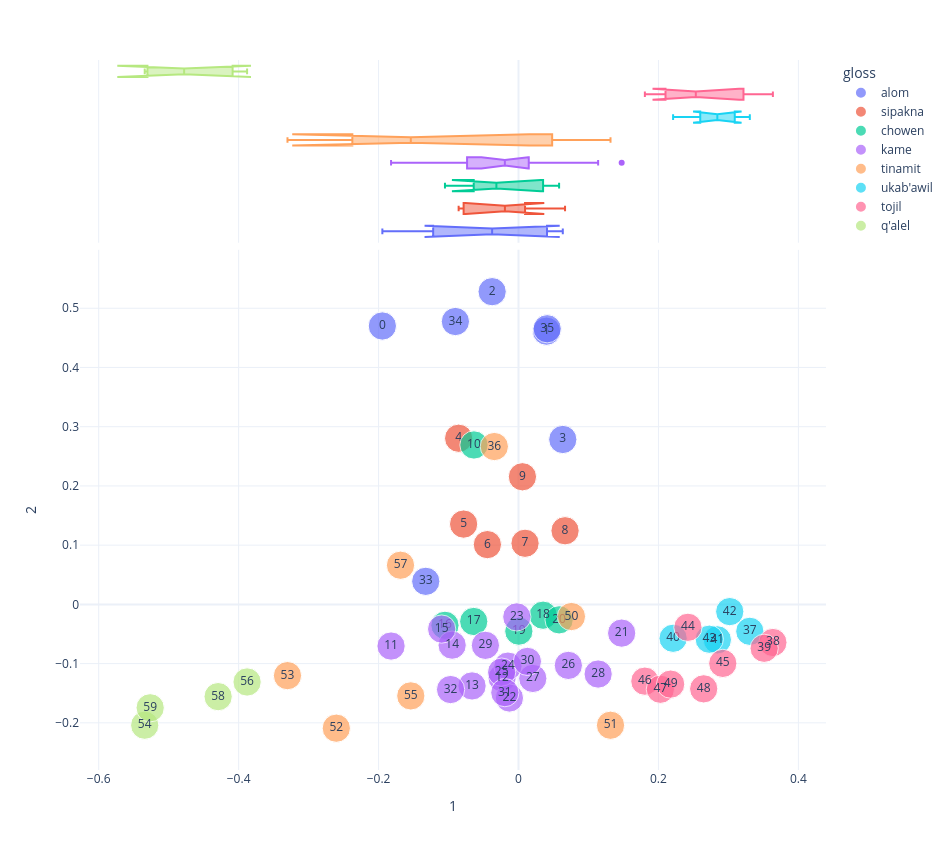

Notebook code cell kept with this figure:
### Code cell
plot_pca(1,2)

### Figure 1 — Plotly figure (JSON) as saved in the notebook; plotly's stock layout.template omitted (floating-point values rounded to 4 significant figures)
{"data": [{"hovertemplate": "gloss=alom<br>1=%{x}<br>2=%{y}<br>size=%{marker.size}<br>chunk_num=%{text}<extra></extra>", "legendgroup": "alom", "marker": {"color": "#636efa", "size": [1, 1, 1, 1, 1, 1, 1], "sizemode": "area", "sizeref": 0.0025, "symbol": "circle"}, "mode": "markers+text", "name": "alom", "orientation": "v", "showlegend": true, "text": [0.0, 1.0, 2.0, 3.0, 33.0, 34.0, 35.0], "type": "scatter", "x": [-0.1946, 0.04003, -0.03768, 0.06331, -0.1325, -0.09018, 0.04101], "xaxis": "x", "y": [0.4701, 0.4614, 0.528, 0.2784, 0.03892, 0.4776, 0.4654], "yaxis": "y"}, {"alignmentgroup": "True", "hovertemplate": "gloss=alom<br>1=%{x}<extra></extra>", "legendgroup": "alom", "marker": {"color": "#636efa", "symbol": "circle"}, "name": "alom", "notched": true, "offsetgroup": "alom", "showlegend": false, "type": "box", "x": [-0.1946, 0.04003, -0.03768, 0.06331, -0.1325, -0.09018, 0.04101], "xaxis": "x2", "yaxis": "y2"}, {"hovertemplate": "gloss=sipakna<br>1=%{x}<br>2=%{y}<br>size=%{marker.size}<br>chunk_num=%{text}<extra></extra>", "legendgroup": "sipakna", "marker": {"color": "#EF553B", "size": [1, 1, 1, 1, 1, 1], "sizemode": "area", "sizeref": 0.0025, "symbol": "circle"}, "mode": "markers+text", "name": "sipakna", "orientation": "v", "showlegend": true, "text": [4.0, 5.0, 6.0, 7.0, 8.0, 9.0], "type": "scatter", "x": [-0.08555, -0.07844, -0.04447, 0.00934, 0.06653, 0.005611], "xaxis": "x", "y": [0.2805, 0.1356, 0.1009, 0.1032, 0.1243, 0.2155], "yaxis": "y"}, {"alignmentgroup": "True", "hovertemplate": "gloss=sipakna<br>1=%{x}<extra></extra>", "legendgroup": "sipakna", "marker": {"color": "#EF553B", "symbol": "circle"}, "name": "sipakna", "notched": true, "offsetgroup": "sipakna", "showlegend": false, "type": "box", "x": [-0.08555, -0.07844, -0.04447, 0.00934, 0.06653, 0.005611], "xaxis": "x2", "yaxis": "y2"}, {"hovertemplate": "gloss=chowen<br>1=%{x}<br>2=%{y}<br>size=%{marker.size}<br>chunk_num=%{text}<extra></extra>", "legendgroup": "chowen", "marker": {"color": "#00cc96", "size": [1, 1, 1, 1, 1, 1], "sizemode": "area", "sizeref": 0.0025, "symbol": "circle"}, "mode": "markers+text", "name": "chowen", "orientation": "v", "showlegend": true, "text": [10.0, 16.0, 17.0, 18.0, 19.0, 20.0], "type": "scatter", "x": [-0.06366, -0.1051, -0.064, 0.03513, 0.0004676, 0.05802], "xaxis": "x", "y": [0.2692, -0.03534, -0.02889, -0.01829, -0.04519, -0.02612], "yaxis": "y"}, {"alignmentgroup": "True", "hovertemplate": "gloss=chowen<br>1=%{x}<extra></extra>", "legendgroup": "chowen", "marker": {"color": "#00cc96", "symbol": "circle"}, "name": "chowen", "notched": true, "offsetgroup": "chowen", "showlegend": false, "type": "box", "x": [-0.06366, -0.1051, -0.064, 0.03513, 0.0004676, 0.05802], "xaxis": "x2", "yaxis": "y2"}, {"hovertemplate": "gloss=kame<br>1=%{x}<br>2=%{y}<br>size=%{marker.size}<br>chunk_num=%{text}<extra></extra>", "legendgroup": "kame", "marker": {"color": "#ab63fa", "size": [1, 1, 1, 1, 1, 1, 1, 1, 1, 1, 1, 1, 1, 1, 1, 1, 1], "sizemode": "area", "sizeref": 0.0025, "symbol": "circle"}, "mode": "markers+text", "name": "kame", "orientation": "v", "showlegend": true, "text": [11.0, 12.0, 13.0, 14.0, 15.0, 21.0, 22.0, 23.0, 24.0, 25.0, 26.0, 27.0, 28.0, 29.0, 30.0, 31.0, 32.0], "type": "scatter", "x": [-0.1821, -0.02344, -0.06639, -0.09482, -0.1098, 0.1474, -0.01297, -0.002405, -0.01508, -0.02409, 0.07124, 0.02043, 0.1138, -0.04732, 0.01273, -0.01952, -0.09708], "xaxis": "x", "y": [-0.07035, -0.1241, -0.1377, -0.06882, -0.0417, -0.04852, -0.1581, -0.02114, -0.1043, -0.1144, -0.103, -0.125, -0.1176, -0.06919, -0.09629, -0.149, -0.1438], "yaxis": "y"}, {"alignmentgroup": "True", "hovertemplate": "gloss=kame<br>1=%{x}<extra></extra>", "legendgroup": "kame", "marker": {"color": "#ab63fa", "symbol": "circle"}, "name": "kame", "notched": true, "offsetgroup": "kame", "showlegend": false, "type": "box", "x": [-0.1821, -0.02344, -0.06639, -0.09482, -0.1098, 0.1474, -0.01297, -0.002405, -0.01508, -0.02409, 0.07124, 0.02043, 0.1138, -0.04732, 0.01273, -0.01952, -0.09708], "xaxis": "x2", "yaxis": "y2"}, {"hovertemplate": "gloss=tinamit<br>1=%{x}<br>2=%{y}<br>size=%{marker.size}<br>chunk_num=%{text}<extra></extra>", "legendgroup": "tinamit", "marker": {"color": "#FFA15A", "size": [1, 1, 1, 1, 1, 1, 1], "sizemode": "area", "sizeref": 0.0025, "symbol": "circle"}, "mode": "markers+text", "name": "tinamit", "orientation": "v", "showlegend": true, "text": [36.0, 50.0, 51.0, 52.0, 53.0, 55.0, 57.0], "type": "scatter", "x": [-0.03454, 0.07565, 0.1315, -0.2604, -0.3302, -0.1539, -0.1686], "xaxis": "x", "y": [0.2665, -0.02053, -0.2041, -0.209, -0.1203, -0.1545, 0.06611], "yaxis": "y"}, {"alignmentgroup": "True", "hovertemplate": "gloss=tinamit<br>1=%{x}<extra></extra>", "legendgroup": "tinamit", "marker": {"color": "#FFA15A", "symbol": "circle"}, "name": "tinamit", "notched": true, "offsetgroup": "tinamit", "showlegend": false, "type": "box", "x": [-0.03454, 0.07565, 0.1315, -0.2604, -0.3302, -0.1539, -0.1686], "xaxis": "x2", "yaxis": "y2"}, {"hovertemplate": "gloss=ukab'awil<br>1=%{x}<br>2=%{y}<br>size=%{marker.size}<br>chunk_num=%{text}<extra></extra>", "legendgroup": "ukab'awil", "marker": {"color": "#19d3f3", "size": [1, 1, 1, 1, 1], "sizemode": "area", "sizeref": 0.0025, "symbol": "circle"}, "mode": "markers+text", "name": "ukab'awil", "orientation": "v", "showlegend": true, "text": [37.0, 40.0, 41.0, 42.0, 43.0], "type": "scatter", "x": [0.3306, 0.2209, 0.2842, 0.3019, 0.2727], "xaxis": "x", "y": [-0.0455, -0.05723, -0.05989, -0.01221, -0.05881], "yaxis": "y"}, {"alignmentgroup": "True", "hovertemplate": "gloss=ukab'awil<br>1=%{x}<extra></extra>", "legendgroup": "ukab'awil", "marker": {"color": "#19d3f3", "symbol": "circle"}, "name": "ukab'awil", "notched": true, "offsetgroup": "ukab'awil", "showlegend": false, "type": "box", "x": [0.3306, 0.2209, 0.2842, 0.3019, 0.2727], "xaxis": "x2", "yaxis": "y2"}, {"hovertemplate": "gloss=tojil<br>1=%{x}<br>2=%{y}<br>size=%{marker.size}<br>chunk_num=%{text}<extra></extra>", "legendgroup": "tojil", "marker": {"color": "#FF6692", "size": [1, 1, 1, 1, 1, 1, 1, 1], "sizemode": "area", "sizeref": 0.0025, "symbol": "circle"}, "mode": "markers+text", "name": "tojil", "orientation": "v", "showlegend": true, "text": [38.0, 39.0, 44.0, 45.0, 46.0, 47.0, 48.0, 49.0], "type": "scatter", "x": [0.3636, 0.3511, 0.2421, 0.292, 0.1806, 0.2027, 0.2647, 0.2174], "xaxis": "x", "y": [-0.06438, -0.07416, -0.03871, -0.09964, -0.1297, -0.1434, -0.1426, -0.1347], "yaxis": "y"}, {"alignmentgroup": "True", "hovertemplate": "gloss=tojil<br>1=%{x}<extra></extra>", "legendgroup": "tojil", "marker": {"color": "#FF6692", "symbol": "circle"}, "name": "tojil", "notched": true, "offsetgroup": "tojil", "showlegend": false, "type": "box", "x": [0.3636, 0.3511, 0.2421, 0.292, 0.1806, 0.2027, 0.2647, 0.2174], "xaxis": "x2", "yaxis": "y2"}, {"hovertemplate": "gloss=q'alel<br>1=%{x}<br>2=%{y}<br>size=%{marker.size}<br>chunk_num=%{text}<extra></extra>", "legendgroup": "q'alel", "marker": {"color": "#B6E880", "size": [1, 1, 1, 1], "sizemode": "area", "sizeref": 0.0025, "symbol": "circle"}, "mode": "markers+text", "name": "q'alel", "orientation": "v", "showlegend": true, "text": [54.0, 56.0, 58.0, 59.0], "type": "scatter", "x": [-0.5342, -0.3879, -0.4293, -0.5264], "xaxis": "x", "y": [-0.204, -0.131, -0.1558, -0.1746], "yaxis": "y"}, {"alignmentgroup": "True", "hovertemplate": "gloss=q'alel<br>1=%{x}<extra></extra>", "legendgroup": "q'alel", "marker": {"color": "#B6E880", "symbol": "circle"}, "name": "q'alel", "notched": true, "offsetgroup": "q'alel", "showlegend": false, "type": "box", "x": [-0.5342, -0.3879, -0.4293, -0.5264], "xaxis": "x2", "yaxis": "y2"}], "layout": {"height": 850, "legend": {"itemsizing": "constant", "title": {"text": "gloss"}, "tracegroupgap": 0}, "margin": {"t": 60}, "width": 950, "xaxis": {"anchor": "y", "domain": [0, 1], "title": {"text": "1"}}, "xaxis2": {"anchor": "y2", "domain": [0, 1], "matches": "x", "showgrid": true, "showticklabels": false}, "yaxis": {"anchor": "x", "domain": [0, 0.7326], "title": {"text": "2"}}, "yaxis2": {"anchor": "x2", "domain": [0.7426, 1], "matches": "y2", "showgrid": false, "showline": false, "showticklabels": false, "ticks": ""}}}
